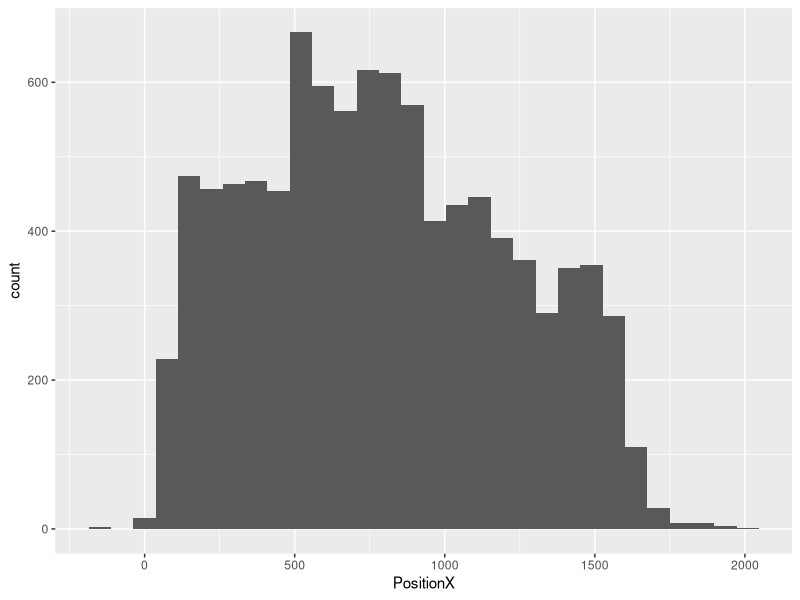
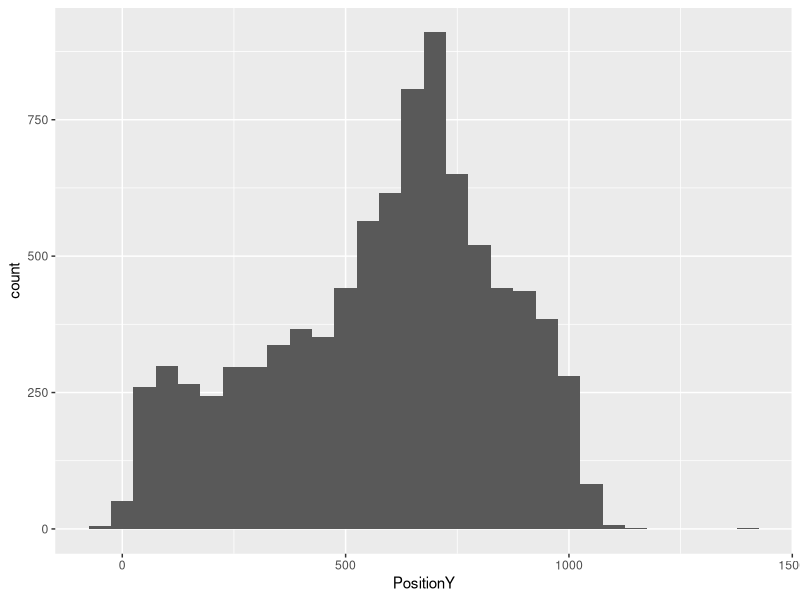
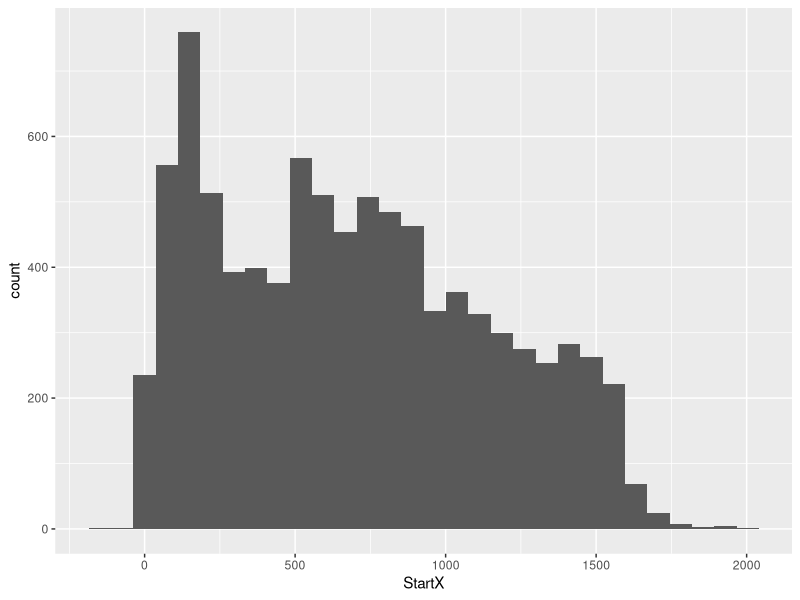
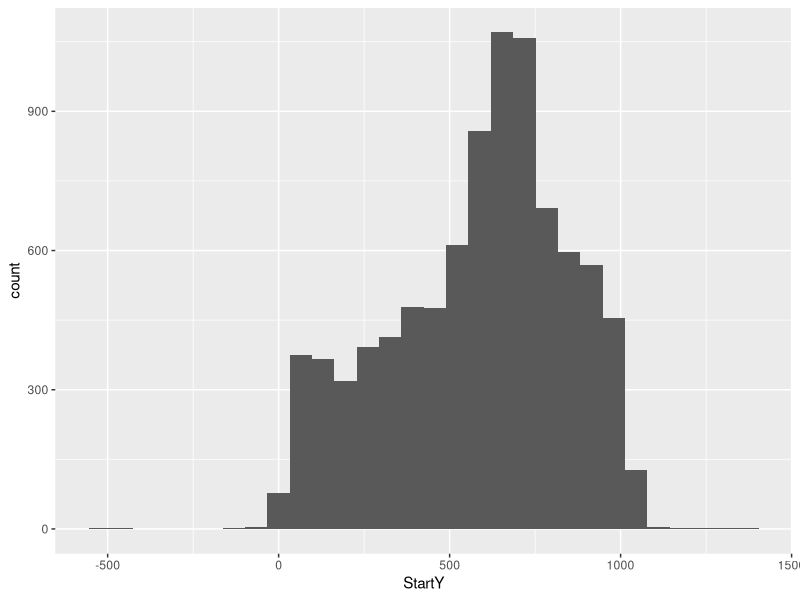

Write the R code that produced these figures, in order.
## ---- chunk 1
require(knitr)
knitr::opts_chunk$set(echo = TRUE)
library(tidyverse)
## ---- chunk 2
Fixations <- read_csv("./Data/Fixed/Fixations.csv")
Saccades <- read_csv("./Data/Fixed/Saccades.csv")
## ---- chunk 3
## Check distribution of raw samples. Is everything alright?
Fixations %>% 
  ggplot(aes(x = PositionX))+
  geom_histogram()

Fixations %>% 
  ggplot(aes(x = PositionY))+
  geom_histogram()

Saccades %>% 
  ggplot(aes(x = StartX))+
  geom_histogram()

Saccades %>% 
  ggplot(aes(x = StartY))+
  geom_histogram()

## ---- chunk 4

## ---- chunk 5

## ---- chunk 6

## ---- chunk 7

## ---- chunk 8

## ---- chunk 9

## ---- chunk 10
## Check for outliers in fixation duration using a boxplot

## ---- chunk 11
## Check for outliers in saccade length using a boxplot

